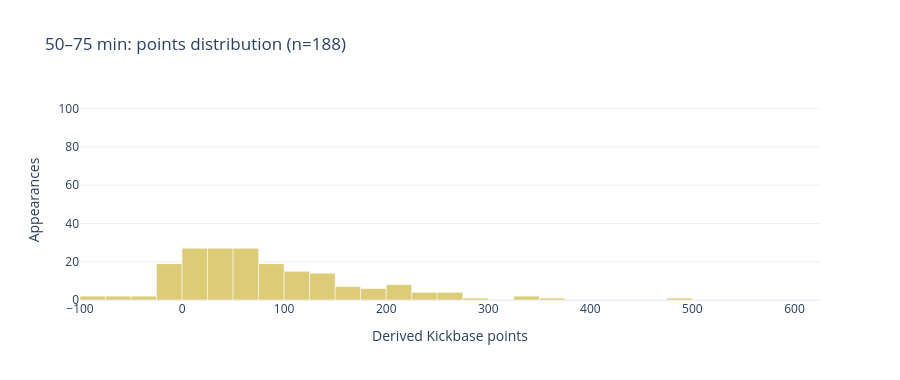

The cell this chart's notebook holds for it:
### Markdown cell above
### 50–75 min

### Code cell
distribution_figure('50–75 min').show()

### Figure 1 — Plotly figure (JSON) as saved in the notebook; plotly's stock layout.template omitted (floating-point values rounded to 4 significant figures)
{"data": [{"customdata": [[-100.0, -75.0], [-75.0, -50.0], [-50.0, -25.0], [-25.0, 0.0], [0.0, 25.0], [25.0, 50.0], [50.0, 75.0], [75.0, 100.0], [100.0, 125.0], [125.0, 150.0], [150.0, 175.0], [175.0, 200.0], [200.0, 225.0], [225.0, 250.0], [250.0, 275.0], [275.0, 300.0], [300.0, 325.0], [325.0, 350.0], [350.0, 375.0], [375.0, 400.0], [400.0, 425.0], [425.0, 450.0], [450.0, 475.0], [475.0, 500.0], [500.0, 525.0], [525.0, 550.0], [550.0, 575.0], [575.0, 600.0], [600.0, 625.0]], "hovertemplate": "Points: [%{customdata[0]}, %{customdata[1]})<br>Appearances: %{y}<extra></extra>", "marker": {"color": "rgb(221, 204, 119)"}, "type": "bar", "width": 25, "x": [-87.5, -62.5, -37.5, -12.5, 12.5, 37.5, 62.5, 87.5, 112.5, 137.5, 162.5, 187.5, 212.5, 237.5, 262.5, 287.5, 312.5, 337.5, 362.5, 387.5, 412.5, 437.5, 462.5, 487.5, 512.5, 537.5, 562.5, 587.5, 612.5], "y": [2, 2, 2, 19, 27, 27, 27, 19, 15, 14, 7, 6, 8, 4, 4, 1, 0, 2, 1, 0, 0, 0, 0, 1, 0, 0, 0, 0, 0]}], "layout": {"bargap": 0, "height": 380, "title": {"text": "50–75 min: points distribution (n=188)"}, "xaxis": {"range": [-100, 625], "title": {"text": "Derived Kickbase points"}}, "yaxis": {"range": [0, 104.5], "title": {"text": "Appearances"}}}}
